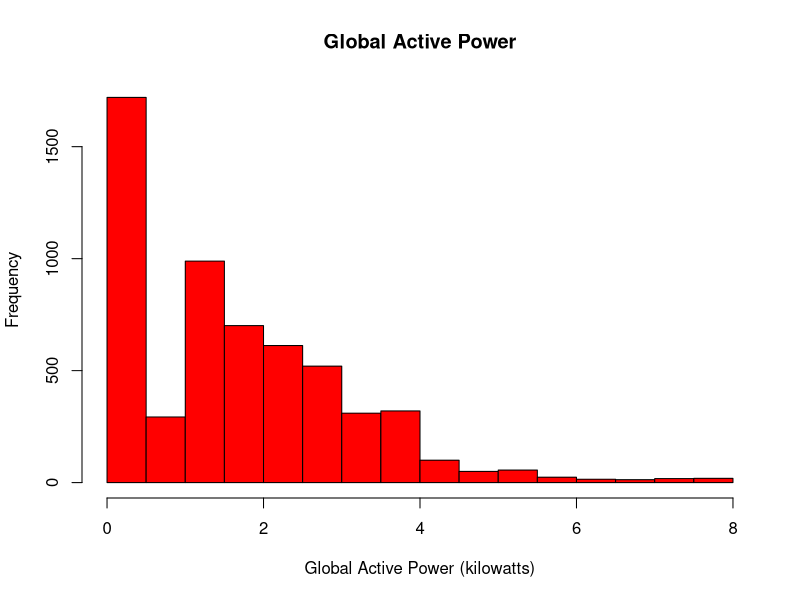

This chart was generated by the following R code:
colClasses <- c("character", "character", "numeric", "numeric", "numeric", "numeric", "numeric", "numeric", "numeric")
data <- read.csv("./household_power_consumption.txt", header=TRUE, sep=";", colClasses=colClasses)
dates <- paste(data$Date, data$Time)
data$DateTime <- strptime(dates, "%d/%m/%Y %H:%M:%S")
data[c("Date", "Time")] <- list(NULL)

png("plot1.png", width = 480, height = 480, units = "px")
par(bg = "transparent")
hist(data$Global_active_power, col="red", xlab="Global Active Power (kilowatts)", ylab="Frequency", main="Global Active Power")
dev.off()
